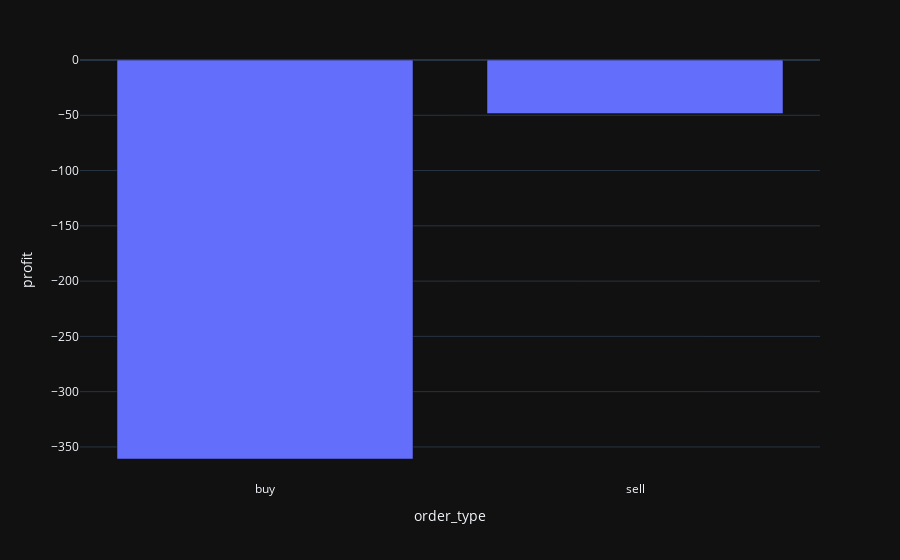

Notebook code cell kept with this figure:
### Code cell
evaluate_backtest(bt.trades)

### Figure 1 — Plotly figure (JSON) as saved in the notebook; plotly's stock layout.template omitted (floating-point values rounded to 4 significant figures)
{"data": [{"hovertemplate": "order_type=%{x}<br>profit=%{y}<extra></extra>", "legendgroup": "", "marker": {"color": "#636efa", "pattern": {"shape": ""}}, "name": "", "orientation": "v", "showlegend": false, "textposition": "auto", "type": "bar", "x": ["buy", "sell"], "xaxis": "x", "y": [-360.9, -48.48], "yaxis": "y"}], "layout": {"barmode": "relative", "legend": {"tracegroupgap": 0}, "margin": {"t": 60}, "xaxis": {"anchor": "y", "domain": [0, 1], "title": {"text": "order_type"}}, "yaxis": {"anchor": "x", "domain": [0, 1], "title": {"text": "profit"}}}}
